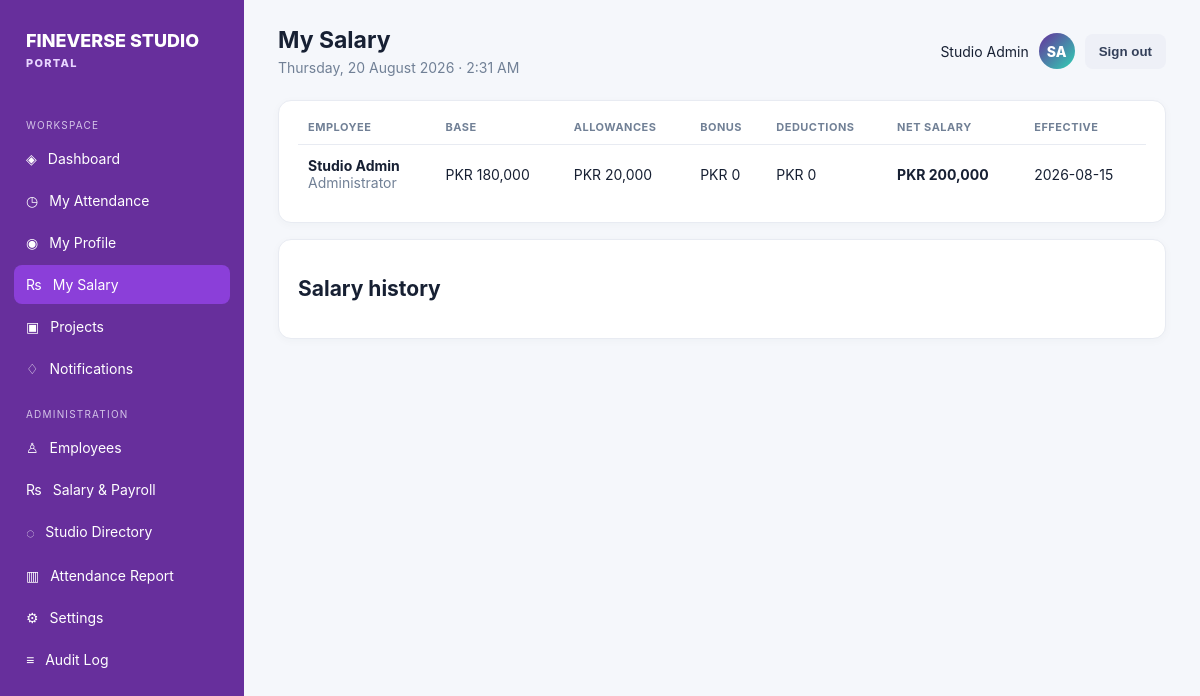
The app's page /index.php?page=salary (signed in) with its own data.
### tables this page shows
CREATE TABLE employees(id INT AUTO_INCREMENT PRIMARY KEY,employee_code VARCHAR(30) NOT NULL UNIQUE,first_name VARCHAR(80) NOT NULL,last_name VARCHAR(80) NOT NULL,phone VARCHAR(30),address TEXT,date_of_birth DATE NULL,gender VARCHAR(20),department_id INT NULL,job_title_id INT NULL,manager_id INT NULL,joining_date DATE NULL,employment_type ENUM('Full Time','Part Time','Contract','Freelance','Intern') DEFAULT 'Full Time',employment_status ENUM('Active','Inactive','On Leave','Resigned') DEFAULT 'Active',specialty VARCHAR(100),profile_photo VARCHAR(255),created_at TIMESTAMP DEFAULT CURRENT_TIMESTAMP,FOREIGN KEY(department_id) REFERENCES departments(id),FOREIGN KEY(job_title_id) REFERENCES job_titles(id),FOREIGN KEY(manager_id) REFERENCES employees(id));

CREATE TABLE salaries(id INT AUTO_INCREMENT PRIMARY KEY,employee_id INT NOT NULL UNIQUE,base_salary DECIMAL(12,2) DEFAULT 0,allowances DECIMAL(12,2) DEFAULT 0,bonuses DECIMAL(12,2) DEFAULT 0,deductions DECIMAL(12,2) DEFAULT 0,overtime_rate DECIMAL(12,2) DEFAULT 0,effective_date DATE NOT NULL,updated_at TIMESTAMP DEFAULT CURRENT_TIMESTAMP ON UPDATE CURRENT_TIMESTAMP,FOREIGN KEY(employee_id) REFERENCES employees(id) ON DELETE CASCADE);

CREATE TABLE job_titles(id INT AUTO_INCREMENT PRIMARY KEY,title VARCHAR(120) NOT NULL UNIQUE,active TINYINT(1) DEFAULT 1);

CREATE TABLE settings(setting_key VARCHAR(80) PRIMARY KEY,setting_value TEXT NOT NULL);

### config.php (called while the page is built, shortened)
<?php
function db(): PDO { static $pdo; if (!$pdo) { $pdo = new PDO('mysql:host='.DB_HOST.';dbname='.DB_NAME.';charset=utf8mb4', DB_USER, DB_PASS, [PDO::ATTR_ERRMODE=>PDO::ERRMODE_EXCEPTION, PDO::ATTR_DEFAULT_FETCH_MODE=>PDO::FETCH_ASSOC]); } return $pdo; }
function setting(string $key, string $fallback=''): string { try { $s=db()->prepare('SELECT setting_value FROM settings WHERE setting_key=?'); $s->execute([$key]); return $s->fetchColumn() ?: $fallback; } catch(Throwable $e){ return $fallback; } }

### index.php (the view, shortened to what this page needs)
<?php require_once __DIR__.'/lib.php';
$page=$_GET['page']??(me()?'dashboard':'login'); $current=$page;
  ?><?php
function rows($sql,$args=[]){$s=db()->prepare($sql);$s->execute($args);return $s->fetchAll();} function one($sql,$args=[]){$s=db()->prepare($sql);$s->execute($args);return $s->fetch();}
function head($title){global $current;$u=require_login();$f=pull_flash();?><!doctype html><html><head><meta charset="utf-8"><meta name="viewport" content="width=device-width,initial-scale=1"><title><?=esc($title)?> · <?=esc(setting('studio_name',APP_NAME))?></title><link rel="stylesheet" href="assets/app.css"></head><body><div class="app"><aside class="side"><div class="brand">FINE<span>VERSE STUDIO</span><small>PORTAL</small></div><div class="nav-label">WORKSPACE</div><?=nav('dashboard','Dashboard','◈')?><?=nav('attendance','My Attendance','◷')?><?=nav('profile','My Profile','◉')?><?=nav('salary','My Salary','₨')?><?=nav('projects','Projects','▣')?><?=nav('notifications','Notifications','♢')?><?php if($u['role']==='admin'):?><div class="nav-label">ADMINISTRATION</div><?=nav('employees','Employees','♙')?><?=nav('salaries','Salary & Payroll','₨')?><?=nav('masters','Studio Directory','◌')?><?=nav('reports','Attendance Report','▥')?><?=nav('settings','Settings','⚙')?><?=nav('audit','Audit Log','≡')?><?php endif?></aside><main class="main"><div class="top"><div><h1><?=esc($title)?></h1><div class="sub"><?=esc(date('l, d F Y · g:i A'))?></div></div><div class="user"><span class="user-name"><?=esc($u['first_name'].' '.$u['last_name'])?></span><?php if(!empty($emp['profile_photo'])):?><img src="uploads/<?=esc($emp['profile_photo'])?>" alt="" style="width:40px;height:40px;border-radius:50%;object-fit:cover;border:2px solid var(--accent)"><?php else:?><div class="avatar"><?=esc(strtoupper($u['first_name'][0].$u['last_name'][0]))?></div><?php endif?><form method="post"><input type="hidden" name="csrf" value="<?=csrf()?>"><button class="secondary" name="action" value="logout">Sign out</button></form></div></div><?php if($f):?><div class="alert <?=$f[1]==='error'?'error':''?>"><?=esc($f[0])?></div><?php endif;?><?php }
function foot(): void {
    $emailTrigger = '';
    echo '</main></div><script src="https://cdn.jsdelivr.net/npm/@emailjs/browser@3/dist/email.min.js"></script>'.$emailTrigger.'<script>(function(){emailjs.init("'.EMAILJS_PUBLIC_KEY.'");if(window.emailjsData){emailjs.send("'.EMAILJS_SERVICE_ID.'","'.EMAILJS_TEMPLATE_ID.'",{employee_name:window.emailjsData.employee_name,checkin_time:window.emailjsData.checkin_time,date:window.emailjsData.date}).then(function(){console.log("Email sent successfully");},function(err){console.error("Email failed",err);});}})();</script><script src="assets/app.js"></script></body></html>';
}
?>
<?php
if($page==='salaries'||$page==='salary'){ $u=$page==='salaries'?admin():require_login();$all=$page==='salaries';$data=rows('SELECT s.*,e.id employee_id,e.first_name,e.last_name,e.employee_code,j.title FROM salaries s JOIN employees e ON e.id=s.employee_id LEFT JOIN job_titles j ON j.id=e.job_title_id '.($all?'':'WHERE e.id=?').' ORDER BY e.first_name',$all?[]:[$u['id']]);head($all?'Salary & Payroll':'My Salary');if($all):?><div class="card" style="margin-bottom:16px"><form method="post" class="form-grid"><input type="hidden" name="csrf" value="<?=csrf()?>"><input type="hidden" name="action" value="salary_save"><div><label>Employee</label><select name="employee_id"><?php foreach(rows('SELECT id,first_name,last_name FROM employees WHERE employment_status="Active"') as $e):?><option value="<?=$e['id']?>"><?=esc($e['first_name'].' '.$e['last_name'])?></option><?php endforeach?></select></div><?php foreach(['base_salary'=>'Base salary','allowances'=>'Allowances','bonuses'=>'Bonus','deductions'=>'Deductions','overtime_rate'=>'Overtime rate'] as $k=>$l):?><div><label><?=$l?></label><input type="number" min="0" step="0.01" name="<?=$k?>" value="0"></div><?php endforeach?><div><label>Effective date</label><input type="date" name="effective_date" value="<?=date('Y-m-d')?>"></div><div><label>Reason</label><input name="reason" placeholder="e.g. Annual review"></div><div style="align-self:end"><button>Record salary change</button></div></form></div><?php endif?><div class="card table-wrap"><table class="table"><tr><th>Employee</th><th>Base</th><th>Allowances</th><th>Bonus</th><th>Deductions</th><th>Net salary</th><th>Effective</th></tr><?php foreach($data as $s):$net=$s['base_salary']+$s['allowances']+$s['bonuses']-$s['deductions'];?><tr><td><strong><?=esc($s['first_name'].' '.$s['last_name'])?></strong><br><span class="muted"><?=esc($s['title'])?></span></td><td><?=fmt_money($s['base_salary'])?></td><td><?=fmt_money($s['allowances'])?></td><td><?=fmt_money($s['bonuses'])?></td><td><?=fmt_money($s['deductions'])?></td><td><strong><?=fmt_money($net)?></strong></td><td><?=esc($s['effective_date'])?></td></tr><?php endforeach?></table></div><?php if(!$all):?><div class="card" style="margin-top:16px"><h2>Salary history</h2><?php foreach(rows('SELECT h.*,e.first_name,e.last_name FROM salary_history h LEFT JOIN employees e ON e.id=h.changed_by WHERE h.employee_id=? ORDER BY h.changed_at DESC',[$u['id']]) as $h):?><p><strong><?=fmt_money($h['old_base'])?> → <?=fmt_money($h['new_base'])?></strong><br><span class="muted"><?=esc($h['reason'])?> · <?=esc($h['changed_at'])?></span></p><?php endforeach?></div><?php endif;foot();exit;}
?>

### assets/app.css (style rules this page uses)
:root { --ink:#172033;--muted:#718096;--nav:#672f9c;--accent:#672f9c;--soft:#f5f7fb;--line:#e8ebf2;--success:#107b55;--warn:#b66600;--danger:#b42318 }
* { box-sizing:border-box }
body { margin:0;background:var(--soft);font:14px Inter,Segoe UI,Arial,sans-serif;color:var(--ink) }
.app { display:flex;min-height:100vh }
.side { width:244px;background:var(--nav);color:#fff;padding:22px 14px;position:fixed;inset:0 auto 0 0 }
.brand { font-size:18px;font-weight:800;color:#fff;padding:8px 12px 29px }
.brand small { display:block;color:#e8d5ff;font-size:11px;letter-spacing:1.3px;margin-top:5px }
.nav-label { font-size:10px;letter-spacing:1.2px;color:#d4c4e8;margin:20px 12px 8px }
.main { margin-left:244px;width:calc(100% - 244px);padding:26px 34px }
.top { display:flex;justify-content:space-between;align-items:center;margin-bottom:24px }
.top h1 { font-size:23px;margin:0 }
.sub { color:var(--muted);margin-top:5px }
.user { display:flex;gap:10px;align-items:center }
.avatar { width:36px;height:36px;border-radius:50%;background:linear-gradient(135deg,#672f9c,#2fd3b4);color:#fff;display:grid;place-items:center;font-weight:800 }
.card { background:#fff;border:1px solid var(--line);border-radius:13px;padding:19px;box-shadow:0 2px 9px #25304b08 }
.muted { color:var(--muted) }
.table-wrap { overflow:auto }
.table { width:100%;border-collapse:collapse }
.table th { text-align:left;color:var(--muted);font-size:11px;text-transform:uppercase;letter-spacing:.5px;padding:0 10px 10px }
.table td { border-top:1px solid var(--line);padding:12px 10px }
button,.button { border:0;border-radius:8px;background:var(--accent);color:#fff;padding:10px 14px;font-weight:700;cursor:pointer;display:inline-block }
button.secondary,.button.secondary { background:#eef0f7;color:#34405a }

### records on screen
employees: first_name+last_name "Studio Admin", first_name+last_name "SA"
salaries: employee.last_name "Studio Admin", job_titles.title "Administrator", base_salary.setting_value "PKR 180,000", allowances.setting_value "PKR 20,000", bonuses.setting_value "PKR 0", deductions.setting_value "PKR 0", fmt_money($net) "PKR 200,000", effective_date "2026-08-15"

### other values on screen
$icon "◈ ◷ ◉ ₨ ▣ ♢ ♙ ₨ ◌ ▥ ⚙ ≡"
$label "Dashboard My Attendance My Profile My Salary Projects Notifications Employees Salary & Payroll Studio Directory Attendance Report Settings Audit Log"
$title "My Salary"
